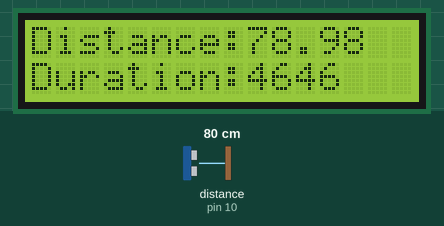
The sketch below on a simulated Arduino Uno, built with avr-gcc and run on an emulated ATmega328P. On the bench: 16×2 character LCD. Wiring (inferred from the names in the program): ultrasonic range finder: trigger pin 9; echo pin 10. The inputs (shaded band) are chosen by the test bench; at power-on: distance to the obstacle (sensor on pin 10) 80 cm. The echo pulse lasts 58.3 µs per cm.

Above: at 4.3 s.
4.4 s: distance to the obstacle (sensor on pin 10) set to 2 cm
At 6.5 s:
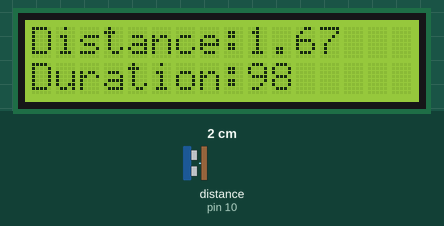
7.2 s: distance to the obstacle (sensor on pin 10) set to 4 cm
At 9.5 s:
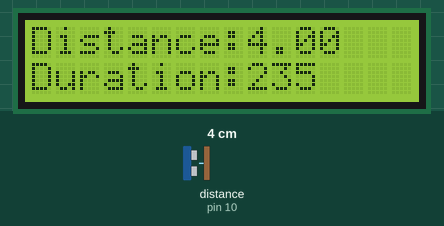
9.7 s: distance to the obstacle (sensor on pin 10) set to 18 cm
At 11.9 s:
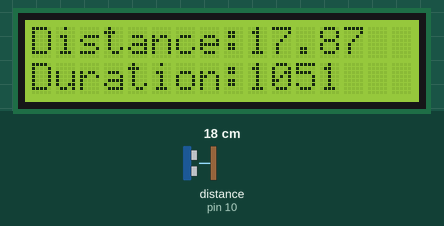
Timing chart, 0 to 13.4 s (numbered marks = the images above; inputs shaded):
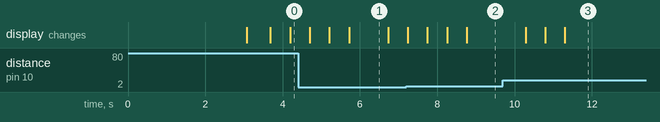

The sketch:

sketch_feb27f.ino
```cpp
//LCD Initialisations
#include <LiquidCrystal.h>
const int rs = 12, en = 11, d4 = 5, d5 = 4, d6 = 3, d7 = 2;
const int cmnDelay = 100;
LiquidCrystal lcd(rs, en, d4, d5, d6, d7);
const int trigPin = 9;
const int startDelay = 3000;
const int echoPin  = 10;


 //NOT USEFUL: it was inside the for loop

    //if (distance <= 100 && isBuzz == false){
    //  tone(buzzPin, f_tone); // Send 1KHz sound signal...
    //  isBuzz = true;
    //}
    //else if (distance > 100 && isBuzz == true){
    //  noTone(buzzPin);
    //  isBuzz = false;
    //}


bool isBuzz;
long duration;
float distance;

void setup() {
  lcd.begin(16, 2); //begins the lcd_object
  //Data


  //Starting text
  lcd.setCursor(0,0);
  lcd.print("Distance Measurement");
  lcd.setCursor(0,1);
  lcd.print("With SONAR");
  delay(startDelay);

  //Sets the pinModes
  pinMode(trigPin, OUTPUT); // Sets the trigPin as an Output
  pinMode(echoPin, INPUT); // Sets the echoPin as an Input
  //Serial.begin(9600); // Starts the serial communication: !! Hopefully I won't need it anymor
  lcd.clear();
  delay(100);

  //isBuzz = false; now obsolete
}

void loop() {
  // Clears the trigPin, in case of failure
  //digitalWrite(trigPin, LOW);
  //delayMicroseconds(2);

  // Sets the trigPin on HIGH state for 10 micro seconds
  digitalWrite(trigPin, HIGH);
  delayMicroseconds(10);
  digitalWrite(trigPin, LOW);

  // Reads the echoPin, returns the sound wave travel time in microseconds
  duration = pulseIn(echoPin, HIGH);

  // Calculating the distance
  distance = duration*0.034/2;
  delay(500);

  //lcd print
  lcd.clear();
  lcd.setCursor(0,0);
  lcd.print("Distance:");
  lcd.setCursor(0,1);
  lcd.print("Duration:");
  lcd.setCursor(9,0);
  lcd.print(distance);
  lcd.setCursor(9,1);
  lcd.print(duration);
}
```

Measured:
- after the input at 4.4 s, the display: first differs from a run without the input after 0.81 s (image 1 shows a later state)
- after the input at 9.7 s, the display: changes after 0.58 s (image 3)
- what the display in image 1 shows lasts 1.0 s, from 5.7 s to 6.7 s
